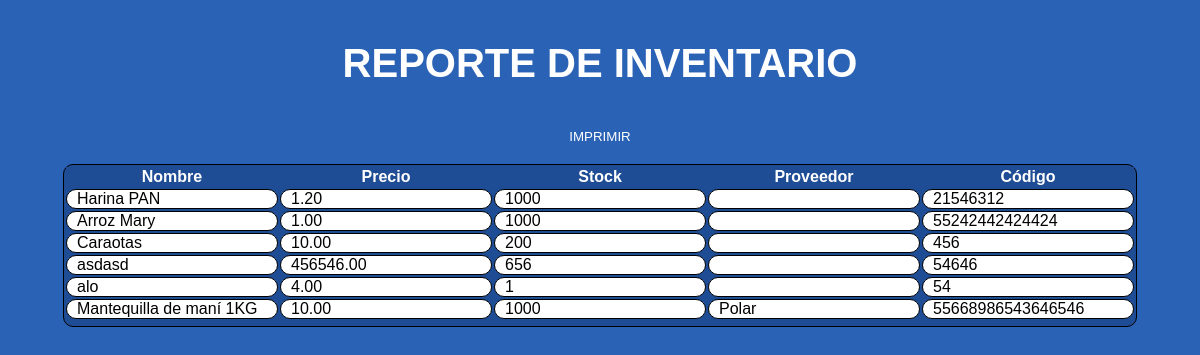
/Inventario/reporte/, run on the app's committed database.
### Inventario/models.py (models this page shows)
class Productos(models.Model):
    nombre = models.CharField(max_length=100)
    codigo = models.IntegerField(unique=True, validators=[validate_unique_name])
    precio = models.DecimalField(max_digits=10, decimal_places=2)
    stock = models.IntegerField()
    proveedor = models.CharField(max_length=100)

### Inventario/views.py (the view)
# urls.py: path('reporte/', views.generar_reporte, name="generar_reporte"),
def generar_reporte(request):
    productos = Productos.objects.all()
    return render(request, 'Inventario/reporte.html', {'productos': productos})

### Inventario/templates/Inventario/reporte.html (shortened to what this page needs)
{% load static %}
<!DOCTYPE html>
<html lang="es">
<head>
    <link rel="stylesheet" type="text/css" href="{% static 'css/reporte.css' %}">
</head>
<body>
    <div class="container">
        <h2>REPORTE DE INVENTARIO</h2>
        <button onclick="window.print()">IMPRIMIR</button>
    <table>
        <tr>
            <th>Nombre</th>
            <th>Precio</th>
            <th>Stock</th>
            <th>Proveedor</th>
            <th>Código</th>
        </tr>
        {% for producto in productos %}
        <tr>
            <td>{{ producto.nombre }}</td>
            <td>{{ producto.precio }}</td>
            <td>{{ producto.stock }}</td>
            <td>{{ producto.proveedor }}</td>
            <td>{{ producto.codigo }}</td>
        </tr>
        {% endfor %}
    </table>
    </div>
</body>
</html>

### Inventario/static/css/reporte.css (style rules this page uses)
body { background-color: #2a62b5; display: flex; flex-direction: column; justify-content: center; align-items: center; }
.container { display: flex; flex-direction: column; justify-content: center; align-items: center; }
h2 { font-family: 'Lucida Sans', 'Lucida Sans Regular', 'Lucida Grande', 'Lucida Sans Unicode', Geneva, Verdana, sans-serif; font-size: 40px; align-items: center; justify-content: center; color: #fff; }
button { font-family: 'Lucida Sans', 'Lucida Sans Regular', 'Lucida Grande', 'Lucida Sans Unicode', Geneva, Verdana, sans-serif; background-color: #2a62b5; color: #fff; cursor: pointer; border: 0px; border-radius: 10px; margin: 0px 0px 10px 0px; padding: 10px 10px 10px 10px; }
table { border: 1px solid; background-color: #1f4d95; border-radius: 10px; width: auto; padding: 0px 0px 5px 0px; }
table tr th { border-color: #1f4d95; background-color: #1f4d95; color: #fff; font-family: 'Lucida Sans', 'Lucida Sans Regular', 'Lucida Grande', 'Lucida Sans Unicode', Geneva, Verdana, sans-serif; width: auto; }
table tr td { border: 1px solid; border-radius: 10px; background: #fff; font-family: 'Lucida Sans', 'Lucida Sans Regular', 'Lucida Grande', 'Lucida Sans Unicode', Geneva, Verdana, sans-serif; padding: 0px 0px 0px 10px; width: 200px; }

### data on the page
Productos: nombre "Harina PAN", precio "1.20", stock "1000", codigo "21546312"
Productos: nombre "Arroz Mary", precio "1.00", stock "1000", codigo "55242442424424"
Productos: nombre "Caraotas", precio "10.00", stock "200", codigo "456"
Productos: nombre "asdasd", precio "456546.00", stock "656", codigo "54646"
Productos: nombre "alo", precio "4.00", stock "1", codigo "54"
Productos: nombre "Mantequilla de maní 1KG", precio "10.00", stock "1000", proveedor "Polar", codigo "55668986543646546"
